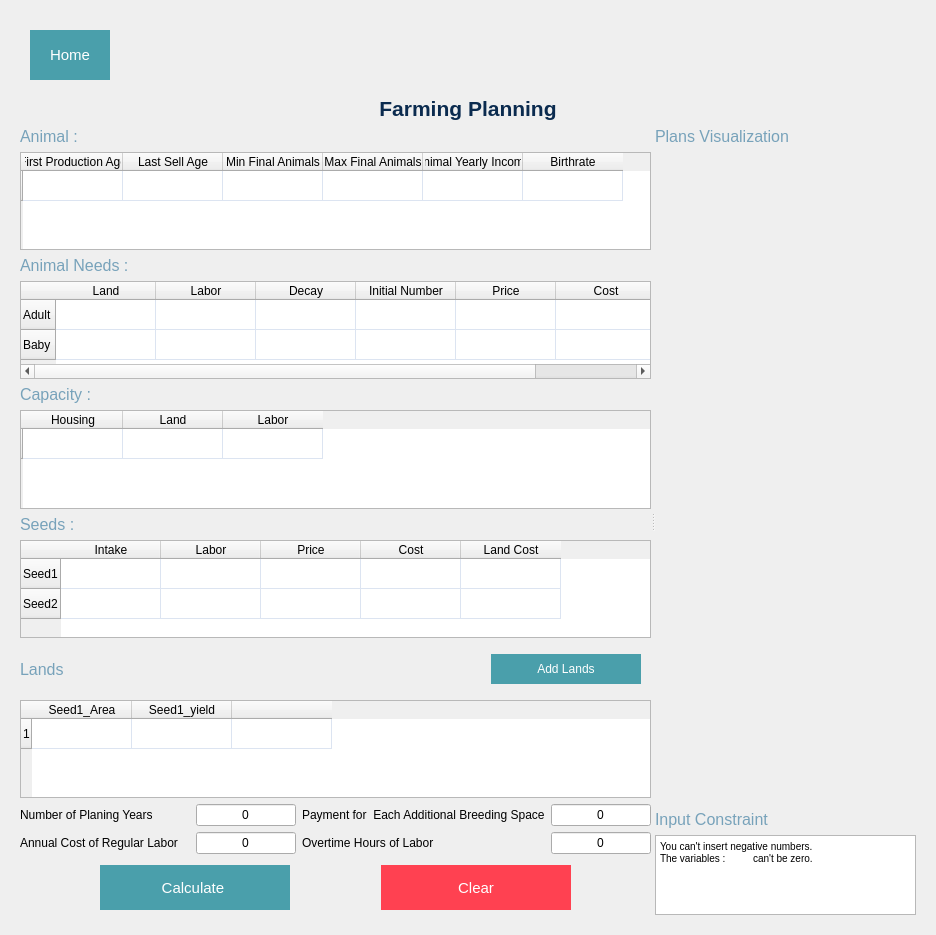
<?xml version="1.0" encoding="UTF-8"?>
<ui version="4.0">
 <class>MainWindow</class>
 <widget class="QMainWindow" name="MainWindow">
  <property name="geometry">
   <rect>
    <x>0</x>
    <y>0</y>
    <width>936</width>
    <height>935</height>
   </rect>
  </property>
  <property name="windowTitle">
   <string>MainWindow</string>
  </property>
  <widget class="QWidget" name="centralwidget">
   <layout class="QVBoxLayout" name="main_layout">
    <property name="leftMargin">
     <number>20</number>
    </property>
    <property name="topMargin">
     <number>20</number>
    </property>
    <property name="rightMargin">
     <number>20</number>
    </property>
    <property name="bottomMargin">
     <number>20</number>
    </property>
    <item>
     <widget class="QPushButton" name="pb1Button">
      <property name="maximumSize">
       <size>
        <width>100</width>
        <height>70</height>
       </size>
      </property>
      <property name="font">
       <font>
        <pointsize>11</pointsize>
       </font>
      </property>
      <property name="cursor">
       <cursorShape>PointingHandCursor</cursorShape>
      </property>
      <property name="styleSheet">
       <string notr="true">
                        QPushButton {
                            background-color: #4a9fab;
                            border: none;
                            color: white;
                            padding: 10px ;
                            margin: 10px;
                            height: 35px;
                        }
                        QPushButton:hover {
                            background-color: #3e858f;
                        }
                    </string>
      </property>
      <property name="text">
       <string>Home</string>
      </property>
     </widget>
    </item>
    <item>
     <widget class="QLabel" name="top_title">
      <property name="maximumSize">
       <size>
        <width>16777215</width>
        <height>150</height>
       </size>
      </property>
      <property name="font">
       <font>
        <pointsize>16</pointsize>
        <weight>75</weight>
        <bold>true</bold>
       </font>
      </property>
      <property name="styleSheet">
       <string notr="true">
                  QLabel {
                  color: #0b2b4f;
                  }
              </string>
      </property>
      <property name="text">
       <string>Farming Planning</string>
      </property>
      <property name="alignment">
       <set>Qt::AlignCenter</set>
      </property>
     </widget>
    </item>
    <item>
     <widget class="QSplitter" name="splitter">
      <property name="orientation">
       <enum>Qt::Horizontal</enum>
      </property>
      <widget class="QWidget" name="leftPanel">
       <layout class="QVBoxLayout" name="verticalLayout">
        <item>
         <widget class="QLabel" name="node_input_title_2">
          <property name="font">
           <font>
            <pointsize>12</pointsize>
           </font>
          </property>
          <property name="styleSheet">
           <string notr="true">
                                                        QLabel {
                                                        color: #77a2ba;
                                                        }
                                                    </string>
          </property>
          <property name="text">
           <string>Animal :</string>
          </property>
         </widget>
        </item>
        <item>
         <widget class="QTableWidget" name="tableAdultAnimal">
          <property name="styleSheet">
           <string notr="true">gridline-color:#DCE4F1;
selection-background-color: #DCE4F1;</string>
          </property>
          <row>
           <property name="text">
            <string/>
           </property>
          </row>
          <column>
           <property name="text">
            <string>First Production Age</string>
           </property>
          </column>
          <column>
           <property name="text">
            <string>Last Sell Age</string>
           </property>
          </column>
          <column>
           <property name="text">
            <string>Min Final Animals</string>
           </property>
          </column>
          <column>
           <property name="text">
            <string>Max Final Animals</string>
           </property>
          </column>
          <column>
           <property name="text">
            <string>Animal Yearly Income</string>
           </property>
          </column>
          <column>
           <property name="text">
            <string>Birthrate</string>
           </property>
          </column>
         </widget>
        </item>
        <item>
         <widget class="QLabel" name="edge_input_title">
          <property name="font">
           <font>
            <pointsize>12</pointsize>
           </font>
          </property>
          <property name="styleSheet">
           <string notr="true">
                                                        QLabel {
                                                        color: #77a2ba;
                                                        }
                                                    </string>
          </property>
          <property name="text">
           <string>Animal Needs :</string>
          </property>
         </widget>
        </item>
        <item>
         <widget class="QTableWidget" name="tableAnimalNeeds">
          <property name="styleSheet">
           <string notr="true">gridline-color:#DCE4F1;
selection-background-color: #DCE4F1;</string>
          </property>
          <row>
           <property name="text">
            <string>Adult</string>
           </property>
          </row>
          <row>
           <property name="text">
            <string>Baby</string>
           </property>
          </row>
          <column>
           <property name="text">
            <string>Land</string>
           </property>
          </column>
          <column>
           <property name="text">
            <string>Labor</string>
           </property>
          </column>
          <column>
           <property name="text">
            <string>Decay</string>
           </property>
          </column>
          <column>
           <property name="text">
            <string>Initial Number</string>
           </property>
          </column>
          <column>
           <property name="text">
            <string>Price</string>
           </property>
          </column>
          <column>
           <property name="text">
            <string>Cost</string>
           </property>
          </column>
         </widget>
        </item>
        <item>
         <widget class="QLabel" name="node_selection_label">
          <property name="font">
           <font>
            <pointsize>12</pointsize>
           </font>
          </property>
          <property name="styleSheet">
           <string notr="true">
                                                        QLabel {
                                                        color: #77a2ba;
                                                        }
                                                    </string>
          </property>
          <property name="text">
           <string>Capacity : </string>
          </property>
         </widget>
        </item>
        <item>
         <widget class="QTableWidget" name="tableCapacity">
          <property name="styleSheet">
           <string notr="true">gridline-color:#DCE4F1;
        selection-background-color: #DCE4F1;</string>
          </property>
          <row>
           <property name="text">
            <string/>
           </property>
          </row>
          <column>
           <property name="text">
            <string>Housing</string>
           </property>
          </column>
          <column>
           <property name="text">
            <string>Land</string>
           </property>
          </column>
          <column>
           <property name="text">
            <string>Labor</string>
           </property>
          </column>
         </widget>
        </item>
        <item>
         <widget class="QLabel" name="input_constraint">
          <property name="font">
           <font>
            <pointsize>12</pointsize>
           </font>
          </property>
          <property name="styleSheet">
           <string notr="true">
                                                        QLabel {
                                                        color: #77a2ba;
                                                        }
                                                    </string>
          </property>
          <property name="text">
           <string>Seeds :</string>
          </property>
         </widget>
        </item>
        <item>
         <widget class="QTableWidget" name="tableSeeds">
          <property name="styleSheet">
           <string notr="true">gridline-color:#DCE4F1;
     selection-background-color: #DCE4F1;</string>
          </property>
          <row>
           <property name="text">
            <string>Seed1</string>
           </property>
          </row>
          <row>
           <property name="text">
            <string>Seed2</string>
           </property>
          </row>
          <column>
           <property name="text">
            <string>Intake</string>
           </property>
          </column>
          <column>
           <property name="text">
            <string>Labor</string>
           </property>
          </column>
          <column>
           <property name="text">
            <string>Price</string>
           </property>
          </column>
          <column>
           <property name="text">
            <string>Cost</string>
           </property>
          </column>
          <column>
           <property name="text">
            <string>Land Cost</string>
           </property>
          </column>
         </widget>
        </item>
        <item>
         <layout class="QHBoxLayout" name="horizontalLayout">
          <item>
           <widget class="QLabel" name="node_input_title">
            <property name="font">
             <font>
              <pointsize>12</pointsize>
             </font>
            </property>
            <property name="styleSheet">
             <string notr="true">
                                                        QLabel {
                                                        color: #77a2ba;
                                                        }
                                                    </string>
            </property>
            <property name="text">
             <string>Lands</string>
            </property>
           </widget>
          </item>
          <item>
           <widget class="QPushButton" name="add_lands_button">
            <property name="maximumSize">
             <size>
              <width>170</width>
              <height>16777215</height>
             </size>
            </property>
            <property name="font">
             <font>
              <pointsize>9</pointsize>
             </font>
            </property>
            <property name="cursor">
             <cursorShape>PointingHandCursor</cursorShape>
            </property>
            <property name="styleSheet">
             <string notr="true">
                                                        QPushButton {
                                                        background-color: #4a9fab;
                                                        border: none;
                                                        color: white;
                                                        padding: 5px ;
                                                        margin: 10px;
                                                        height: 20px;
                                                        }
                                                        QPushButton:hover {
                                                        background-color: #3e858f;
                                                        }
                                                    </string>
            </property>
            <property name="text">
             <string>Add Lands</string>
            </property>
           </widget>
          </item>
         </layout>
        </item>
        <item>
         <widget class="QTableWidget" name="tableLands">
          <property name="styleSheet">
           <string notr="true">gridline-color:#DCE4F1;
selection-background-color: #DCE4F1;</string>
          </property>
          <row>
           <property name="text">
            <string>1</string>
           </property>
          </row>
          <column>
           <property name="text">
            <string>Seed1_Area</string>
           </property>
          </column>
          <column>
           <property name="text">
            <string>Seed1_yield</string>
           </property>
          </column>
          <column>
           <property name="text">
            <string/>
           </property>
          </column>
         </widget>
        </item>
        <item>
         <layout class="QGridLayout" name="gridLayout">
          <item row="0" column="2">
           <widget class="QLabel" name="label_3">
            <property name="text">
             <string>Payment for  Each Additional Breeding Space</string>
            </property>
           </widget>
          </item>
          <item row="0" column="0">
           <widget class="QLabel" name="label">
            <property name="text">
             <string>Number of Planing Years</string>
            </property>
           </widget>
          </item>
          <item row="0" column="3">
           <widget class="QLineEdit" name="overtime_cost">
            <property name="maximumSize">
             <size>
              <width>100</width>
              <height>16777215</height>
             </size>
            </property>
            <property name="text">
             <string>0</string>
            </property>
            <property name="alignment">
             <set>Qt::AlignCenter</set>
            </property>
           </widget>
          </item>
          <item row="2" column="3">
           <widget class="QLineEdit" name="additional_payment">
            <property name="maximumSize">
             <size>
              <width>100</width>
              <height>16777215</height>
             </size>
            </property>
            <property name="text">
             <string>0</string>
            </property>
            <property name="alignment">
             <set>Qt::AlignCenter</set>
            </property>
           </widget>
          </item>
          <item row="2" column="2">
           <widget class="QLabel" name="label_4">
            <property name="text">
             <string>Overtime Hours of Labor</string>
            </property>
           </widget>
          </item>
          <item row="2" column="1">
           <widget class="QLineEdit" name="annual_cost_regular">
            <property name="maximumSize">
             <size>
              <width>100</width>
              <height>16777215</height>
             </size>
            </property>
            <property name="text">
             <string>0</string>
            </property>
            <property name="alignment">
             <set>Qt::AlignCenter</set>
            </property>
           </widget>
          </item>
          <item row="2" column="0">
           <widget class="QLabel" name="label_2">
            <property name="text">
             <string>Annual Cost of Regular Labor</string>
            </property>
           </widget>
          </item>
          <item row="0" column="1">
           <widget class="QLineEdit" name="number_years">
            <property name="enabled">
             <bool>true</bool>
            </property>
            <property name="maximumSize">
             <size>
              <width>100</width>
              <height>16777215</height>
             </size>
            </property>
            <property name="text">
             <string>0</string>
            </property>
            <property name="alignment">
             <set>Qt::AlignCenter</set>
            </property>
           </widget>
          </item>
         </layout>
        </item>
        <item>
         <layout class="QHBoxLayout" name="horizontalLayout_7">
          <item>
           <widget class="QPushButton" name="pushButton_submit">
            <property name="maximumSize">
             <size>
              <width>200</width>
              <height>16777215</height>
             </size>
            </property>
            <property name="font">
             <font>
              <pointsize>11</pointsize>
             </font>
            </property>
            <property name="cursor">
             <cursorShape>PointingHandCursor</cursorShape>
            </property>
            <property name="styleSheet">
             <string notr="true">
                                                        QPushButton {
                                                        background-color: #4a9fab;
                                                        border: none;
                                                        color: white;
                                                        padding: 5px ;
                                                        margin: 5px;
                                                        height: 35px;
                                                        }
                                                        QPushButton:hover {
                                                        background-color: #3e858f;
                                                        }
                                                    </string>
            </property>
            <property name="text">
             <string>Calculate </string>
            </property>
           </widget>
          </item>
          <item>
           <widget class="QPushButton" name="clear_button_4">
            <property name="maximumSize">
             <size>
              <width>200</width>
              <height>16777215</height>
             </size>
            </property>
            <property name="font">
             <font>
              <pointsize>11</pointsize>
             </font>
            </property>
            <property name="cursor">
             <cursorShape>PointingHandCursor</cursorShape>
            </property>
            <property name="styleSheet">
             <string notr="true">
                                                        QPushButton {
                                                        background-color: #ff4151;
                                                        border: none;
                                                        color: white;
                                                        padding: 5px ;
                                                        margin: 5px;
                                                        height: 35px;
                                                        }
                                                        QPushButton:hover {
                                                        background-color: #f0505d;
                                                        }
                                                    </string>
            </property>
            <property name="text">
             <string>Clear</string>
            </property>
           </widget>
          </item>
         </layout>
        </item>
       </layout>
      </widget>
      <widget class="QWidget" name="right_widget">
       <layout class="QVBoxLayout" name="right_layout">
        <item>
         <layout class="QVBoxLayout" name="verticalLayout_2">
          <item>
           <widget class="QLabel" name="graph_title">
            <property name="font">
             <font>
              <pointsize>12</pointsize>
             </font>
            </property>
            <property name="styleSheet">
             <string notr="true">
                                                        QLabel {
                                                        color: #77a2ba;
                                                        }
                                                    </string>
            </property>
            <property name="text">
             <string>Plans Visualization</string>
            </property>
           </widget>
          </item>
          <item>
           <layout class="QVBoxLayout" name="plan_display"/>
          </item>
          <item>
           <layout class="QVBoxLayout" name="verticalLayout_3">
            <item>
             <spacer name="verticalSpacer">
              <property name="orientation">
               <enum>Qt::Vertical</enum>
              </property>
              <property name="sizeHint" stdset="0">
               <size>
                <width>20</width>
                <height>40</height>
               </size>
              </property>
             </spacer>
            </item>
            <item>
             <widget class="QLabel" name="input_constraint_2">
              <property name="font">
               <font>
                <pointsize>12</pointsize>
               </font>
              </property>
              <property name="styleSheet">
               <string notr="true">
                                                        QLabel {
                                                        color: #77a2ba;
                                                        }
                                                    </string>
              </property>
              <property name="text">
               <string>Input Constraint</string>
              </property>
             </widget>
            </item>
            <item>
             <widget class="QTextEdit" name="textEdit">
              <property name="maximumSize">
               <size>
                <width>16777215</width>
                <height>80</height>
               </size>
              </property>
              <property name="readOnly">
               <bool>true</bool>
              </property>
              <property name="html">
               <string>&lt;!DOCTYPE HTML PUBLIC &quot;-//W3C//DTD HTML 4.0//EN&quot; &quot;http://www.w3.org/TR/REC-html40/strict.dtd&quot;&gt;
&lt;html&gt;&lt;head&gt;&lt;meta name=&quot;qrichtext&quot; content=&quot;1&quot; /&gt;&lt;style type=&quot;text/css&quot;&gt;
p, li { white-space: pre-wrap; }
&lt;/style&gt;&lt;/head&gt;&lt;body style=&quot; font-family:'MS Shell Dlg 2'; font-size:7.8pt; font-weight:400; font-style:normal;&quot;&gt;
&lt;p style=&quot; margin-top:0px; margin-bottom:0px; margin-left:0px; margin-right:0px; -qt-block-indent:0; text-indent:0px;&quot;&gt;You can't insert negative numbers.&lt;br /&gt;The variables :          can't be zero.&lt;/p&gt;&lt;/body&gt;&lt;/html&gt;</string>
              </property>
             </widget>
            </item>
           </layout>
          </item>
         </layout>
        </item>
       </layout>
      </widget>
     </widget>
    </item>
   </layout>
  </widget>
 </widget>
 <resources/>
 <connections/>
</ui>
